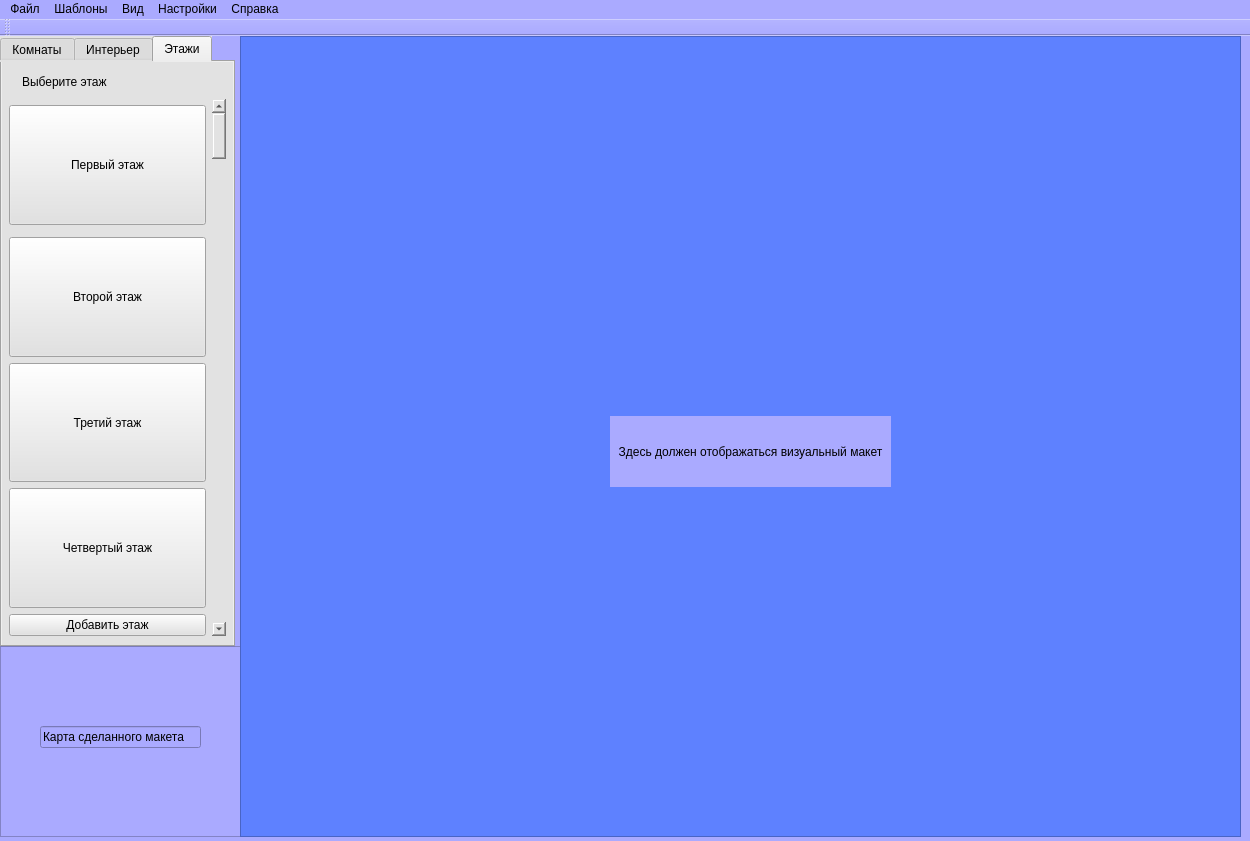
<?xml version="1.0" encoding="UTF-8"?>
<ui version="4.0">
 <class>QtGuiInteriorClass</class>
 <widget class="QMainWindow" name="QtGuiInteriorClass">
  <property name="geometry">
   <rect>
    <x>0</x>
    <y>0</y>
    <width>1250</width>
    <height>841</height>
   </rect>
  </property>
  <property name="sizePolicy">
   <sizepolicy hsizetype="Preferred" vsizetype="MinimumExpanding">
    <horstretch>0</horstretch>
    <verstretch>3</verstretch>
   </sizepolicy>
  </property>
  <property name="windowTitle">
   <string>QtGuiInterior</string>
  </property>
  <property name="styleSheet">
   <string notr="true">background-color: rgb(170, 170, 255);</string>
  </property>
  <widget class="QWidget" name="centralWidget">
   <widget class="QTabWidget" name="tabWidget">
    <property name="geometry">
     <rect>
      <x>0</x>
      <y>0</y>
      <width>235</width>
      <height>611</height>
     </rect>
    </property>
    <property name="styleSheet">
     <string notr="true">background-color: rgb(226, 226, 226);</string>
    </property>
    <property name="currentIndex">
     <number>2</number>
    </property>
    <widget class="QWidget" name="tab_3">
     <attribute name="title">
      <string>Комнаты</string>
     </attribute>
     <widget class="QLabel" name="label">
      <property name="geometry">
       <rect>
        <x>10</x>
        <y>10</y>
        <width>211</width>
        <height>16</height>
       </rect>
      </property>
      <property name="text">
       <string>Выберите комнату, чтобы добавить</string>
      </property>
     </widget>
     <widget class="QWidget" name="gridLayoutWidget">
      <property name="geometry">
       <rect>
        <x>0</x>
        <y>30</y>
        <width>235</width>
        <height>551</height>
       </rect>
      </property>
      <layout class="QGridLayout" name="gridLayout">
       <property name="leftMargin">
        <number>7</number>
       </property>
       <property name="topMargin">
        <number>7</number>
       </property>
       <property name="rightMargin">
        <number>7</number>
       </property>
       <property name="bottomMargin">
        <number>7</number>
       </property>
       <property name="spacing">
        <number>7</number>
       </property>
       <item row="0" column="1">
        <widget class="QPushButton" name="pushButton_2">
         <property name="sizePolicy">
          <sizepolicy hsizetype="Minimum" vsizetype="Minimum">
           <horstretch>0</horstretch>
           <verstretch>0</verstretch>
          </sizepolicy>
         </property>
         <property name="text">
          <string>Комната 2</string>
         </property>
        </widget>
       </item>
       <item row="1" column="0">
        <widget class="QPushButton" name="pushButton_3">
         <property name="sizePolicy">
          <sizepolicy hsizetype="Minimum" vsizetype="Expanding">
           <horstretch>0</horstretch>
           <verstretch>0</verstretch>
          </sizepolicy>
         </property>
         <property name="text">
          <string>Комната 3</string>
         </property>
        </widget>
       </item>
       <item row="3" column="0">
        <widget class="QPushButton" name="pushButton_7">
         <property name="sizePolicy">
          <sizepolicy hsizetype="Minimum" vsizetype="Expanding">
           <horstretch>0</horstretch>
           <verstretch>0</verstretch>
          </sizepolicy>
         </property>
         <property name="text">
          <string>Комната 7</string>
         </property>
        </widget>
       </item>
       <item row="2" column="1">
        <widget class="QPushButton" name="pushButton_6">
         <property name="sizePolicy">
          <sizepolicy hsizetype="Minimum" vsizetype="Expanding">
           <horstretch>0</horstretch>
           <verstretch>0</verstretch>
          </sizepolicy>
         </property>
         <property name="text">
          <string>Комната 6</string>
         </property>
        </widget>
       </item>
       <item row="2" column="0">
        <widget class="QPushButton" name="pushButton_5">
         <property name="sizePolicy">
          <sizepolicy hsizetype="Minimum" vsizetype="Expanding">
           <horstretch>0</horstretch>
           <verstretch>0</verstretch>
          </sizepolicy>
         </property>
         <property name="text">
          <string>Комната 5</string>
         </property>
        </widget>
       </item>
       <item row="3" column="1">
        <widget class="QPushButton" name="pushButton_8">
         <property name="sizePolicy">
          <sizepolicy hsizetype="Minimum" vsizetype="Expanding">
           <horstretch>0</horstretch>
           <verstretch>0</verstretch>
          </sizepolicy>
         </property>
         <property name="text">
          <string>Комната 8</string>
         </property>
        </widget>
       </item>
       <item row="0" column="0">
        <widget class="QPushButton" name="pushButton">
         <property name="sizePolicy">
          <sizepolicy hsizetype="Minimum" vsizetype="MinimumExpanding">
           <horstretch>0</horstretch>
           <verstretch>0</verstretch>
          </sizepolicy>
         </property>
         <property name="baseSize">
          <size>
           <width>0</width>
           <height>0</height>
          </size>
         </property>
         <property name="mouseTracking">
          <bool>false</bool>
         </property>
         <property name="tabletTracking">
          <bool>false</bool>
         </property>
         <property name="text">
          <string>Комната 1</string>
         </property>
         <property name="autoDefault">
          <bool>false</bool>
         </property>
         <property name="default">
          <bool>false</bool>
         </property>
         <property name="flat">
          <bool>false</bool>
         </property>
        </widget>
       </item>
       <item row="1" column="1">
        <widget class="QPushButton" name="pushButton_4">
         <property name="sizePolicy">
          <sizepolicy hsizetype="Minimum" vsizetype="Expanding">
           <horstretch>0</horstretch>
           <verstretch>0</verstretch>
          </sizepolicy>
         </property>
         <property name="text">
          <string>Комната 4</string>
         </property>
        </widget>
       </item>
       <item row="0" column="2" rowspan="4">
        <widget class="QScrollBar" name="verticalScrollBar_2">
         <property name="sizePolicy">
          <sizepolicy hsizetype="Minimum" vsizetype="Minimum">
           <horstretch>0</horstretch>
           <verstretch>0</verstretch>
          </sizepolicy>
         </property>
         <property name="orientation">
          <enum>Qt::Vertical</enum>
         </property>
        </widget>
       </item>
      </layout>
     </widget>
    </widget>
    <widget class="QWidget" name="tab_4">
     <attribute name="title">
      <string>Интерьер</string>
     </attribute>
     <widget class="QWidget" name="gridLayoutWidget_2">
      <property name="geometry">
       <rect>
        <x>0</x>
        <y>30</y>
        <width>235</width>
        <height>551</height>
       </rect>
      </property>
      <layout class="QGridLayout" name="gridLayout_4">
       <property name="leftMargin">
        <number>7</number>
       </property>
       <property name="topMargin">
        <number>7</number>
       </property>
       <property name="rightMargin">
        <number>7</number>
       </property>
       <property name="bottomMargin">
        <number>7</number>
       </property>
       <property name="spacing">
        <number>7</number>
       </property>
       <item row="0" column="1">
        <widget class="QPushButton" name="pushButton_25">
         <property name="sizePolicy">
          <sizepolicy hsizetype="Minimum" vsizetype="Minimum">
           <horstretch>0</horstretch>
           <verstretch>0</verstretch>
          </sizepolicy>
         </property>
         <property name="text">
          <string>Предмет 2</string>
         </property>
        </widget>
       </item>
       <item row="2" column="1">
        <widget class="QPushButton" name="pushButton_27">
         <property name="sizePolicy">
          <sizepolicy hsizetype="Minimum" vsizetype="Expanding">
           <horstretch>0</horstretch>
           <verstretch>0</verstretch>
          </sizepolicy>
         </property>
         <property name="text">
          <string>Предмет 6</string>
         </property>
        </widget>
       </item>
       <item row="0" column="0">
        <widget class="QPushButton" name="pushButton_29">
         <property name="sizePolicy">
          <sizepolicy hsizetype="Minimum" vsizetype="MinimumExpanding">
           <horstretch>0</horstretch>
           <verstretch>0</verstretch>
          </sizepolicy>
         </property>
         <property name="baseSize">
          <size>
           <width>0</width>
           <height>0</height>
          </size>
         </property>
         <property name="mouseTracking">
          <bool>false</bool>
         </property>
         <property name="tabletTracking">
          <bool>false</bool>
         </property>
         <property name="text">
          <string>Предмет 1</string>
         </property>
         <property name="autoDefault">
          <bool>false</bool>
         </property>
         <property name="default">
          <bool>false</bool>
         </property>
         <property name="flat">
          <bool>false</bool>
         </property>
        </widget>
       </item>
       <item row="1" column="1">
        <widget class="QPushButton" name="pushButton_30">
         <property name="sizePolicy">
          <sizepolicy hsizetype="Minimum" vsizetype="Expanding">
           <horstretch>0</horstretch>
           <verstretch>0</verstretch>
          </sizepolicy>
         </property>
         <property name="text">
          <string>Предмет 4</string>
         </property>
        </widget>
       </item>
       <item row="3" column="0">
        <widget class="QPushButton" name="pushButton_31">
         <property name="sizePolicy">
          <sizepolicy hsizetype="Minimum" vsizetype="Expanding">
           <horstretch>0</horstretch>
           <verstretch>0</verstretch>
          </sizepolicy>
         </property>
         <property name="text">
          <string>Предмет 7</string>
         </property>
        </widget>
       </item>
       <item row="3" column="1">
        <widget class="QPushButton" name="pushButton_32">
         <property name="sizePolicy">
          <sizepolicy hsizetype="Minimum" vsizetype="Expanding">
           <horstretch>0</horstretch>
           <verstretch>0</verstretch>
          </sizepolicy>
         </property>
         <property name="text">
          <string>Предмет 8</string>
         </property>
        </widget>
       </item>
       <item row="1" column="0">
        <widget class="QPushButton" name="pushButton_26">
         <property name="sizePolicy">
          <sizepolicy hsizetype="Minimum" vsizetype="Expanding">
           <horstretch>0</horstretch>
           <verstretch>0</verstretch>
          </sizepolicy>
         </property>
         <property name="text">
          <string>Предмет 3</string>
         </property>
        </widget>
       </item>
       <item row="2" column="0">
        <widget class="QPushButton" name="pushButton_28">
         <property name="sizePolicy">
          <sizepolicy hsizetype="Minimum" vsizetype="Expanding">
           <horstretch>0</horstretch>
           <verstretch>0</verstretch>
          </sizepolicy>
         </property>
         <property name="text">
          <string>Предмет 5</string>
         </property>
        </widget>
       </item>
       <item row="0" column="2" rowspan="4">
        <widget class="QScrollBar" name="verticalScrollBar">
         <property name="sizePolicy">
          <sizepolicy hsizetype="Minimum" vsizetype="Minimum">
           <horstretch>0</horstretch>
           <verstretch>0</verstretch>
          </sizepolicy>
         </property>
         <property name="orientation">
          <enum>Qt::Vertical</enum>
         </property>
        </widget>
       </item>
      </layout>
     </widget>
     <widget class="QLabel" name="label_3">
      <property name="geometry">
       <rect>
        <x>10</x>
        <y>10</y>
        <width>221</width>
        <height>20</height>
       </rect>
      </property>
      <property name="text">
       <string>Выберите предмет, чтобы добавить</string>
      </property>
     </widget>
    </widget>
    <widget class="QWidget" name="tab_5">
     <attribute name="title">
      <string>Этажи</string>
     </attribute>
     <widget class="QLabel" name="label_4">
      <property name="geometry">
       <rect>
        <x>20</x>
        <y>10</y>
        <width>101</width>
        <height>20</height>
       </rect>
      </property>
      <property name="text">
       <string>Выберите этаж</string>
      </property>
     </widget>
     <widget class="QWidget" name="verticalLayoutWidget">
      <property name="geometry">
       <rect>
        <x>0</x>
        <y>30</y>
        <width>231</width>
        <height>551</height>
       </rect>
      </property>
      <layout class="QGridLayout" name="gridLayout_5">
       <property name="leftMargin">
        <number>7</number>
       </property>
       <property name="topMargin">
        <number>7</number>
       </property>
       <property name="rightMargin">
        <number>7</number>
       </property>
       <property name="bottomMargin">
        <number>7</number>
       </property>
       <item row="3" column="0">
        <widget class="QPushButton" name="pushButton_35">
         <property name="sizePolicy">
          <sizepolicy hsizetype="Minimum" vsizetype="Expanding">
           <horstretch>0</horstretch>
           <verstretch>0</verstretch>
          </sizepolicy>
         </property>
         <property name="text">
          <string>Второй этаж</string>
         </property>
        </widget>
       </item>
       <item row="5" column="0">
        <widget class="QPushButton" name="pushButton_36">
         <property name="sizePolicy">
          <sizepolicy hsizetype="Minimum" vsizetype="Expanding">
           <horstretch>0</horstretch>
           <verstretch>0</verstretch>
          </sizepolicy>
         </property>
         <property name="text">
          <string>Четвертый этаж</string>
         </property>
        </widget>
       </item>
       <item row="4" column="0">
        <widget class="QPushButton" name="pushButton_33">
         <property name="sizePolicy">
          <sizepolicy hsizetype="Minimum" vsizetype="Expanding">
           <horstretch>0</horstretch>
           <verstretch>0</verstretch>
          </sizepolicy>
         </property>
         <property name="text">
          <string>Третий этаж</string>
         </property>
        </widget>
       </item>
       <item row="1" column="0">
        <widget class="QPushButton" name="pushButton_34">
         <property name="sizePolicy">
          <sizepolicy hsizetype="Minimum" vsizetype="Expanding">
           <horstretch>0</horstretch>
           <verstretch>0</verstretch>
          </sizepolicy>
         </property>
         <property name="text">
          <string>Первый этаж</string>
         </property>
        </widget>
       </item>
       <item row="0" column="1" rowspan="7">
        <widget class="QScrollBar" name="verticalScrollBar_3">
         <property name="sizePolicy">
          <sizepolicy hsizetype="Fixed" vsizetype="Expanding">
           <horstretch>0</horstretch>
           <verstretch>0</verstretch>
          </sizepolicy>
         </property>
         <property name="orientation">
          <enum>Qt::Vertical</enum>
         </property>
        </widget>
       </item>
       <item row="6" column="0">
        <widget class="QPushButton" name="pushButton_37">
         <property name="text">
          <string>Добавить этаж</string>
         </property>
        </widget>
       </item>
      </layout>
     </widget>
    </widget>
   </widget>
   <widget class="QGraphicsView" name="graphicsView">
    <property name="geometry">
     <rect>
      <x>240</x>
      <y>0</y>
      <width>1001</width>
      <height>801</height>
     </rect>
    </property>
    <property name="styleSheet">
     <string notr="true">background-color: rgb(94, 129, 255);</string>
    </property>
   </widget>
   <widget class="QLabel" name="label_2">
    <property name="geometry">
     <rect>
      <x>610</x>
      <y>380</y>
      <width>281</width>
      <height>71</height>
     </rect>
    </property>
    <property name="layoutDirection">
     <enum>Qt::LeftToRight</enum>
    </property>
    <property name="text">
     <string>Здесь должен отображаться визуальный макет</string>
    </property>
    <property name="alignment">
     <set>Qt::AlignCenter</set>
    </property>
    <property name="wordWrap">
     <bool>true</bool>
    </property>
   </widget>
   <widget class="QLineEdit" name="lineEdit">
    <property name="geometry">
     <rect>
      <x>40</x>
      <y>690</y>
      <width>161</width>
      <height>22</height>
     </rect>
    </property>
    <property name="text">
     <string>Карта сделанного макета</string>
    </property>
   </widget>
   <widget class="QGraphicsView" name="graphicsView_2">
    <property name="geometry">
     <rect>
      <x>0</x>
      <y>610</y>
      <width>241</width>
      <height>191</height>
     </rect>
    </property>
   </widget>
   <zorder>graphicsView_2</zorder>
   <zorder>tabWidget</zorder>
   <zorder>graphicsView</zorder>
   <zorder>label_2</zorder>
   <zorder>lineEdit</zorder>
  </widget>
  <widget class="QToolBar" name="mainToolBar">
   <property name="autoFillBackground">
    <bool>false</bool>
   </property>
   <attribute name="toolBarArea">
    <enum>TopToolBarArea</enum>
   </attribute>
   <attribute name="toolBarBreak">
    <bool>false</bool>
   </attribute>
  </widget>
  <widget class="QMenuBar" name="menuBar">
   <property name="geometry">
    <rect>
     <x>0</x>
     <y>0</y>
     <width>1250</width>
     <height>26</height>
    </rect>
   </property>
   <widget class="QMenu" name="menu">
    <property name="title">
     <string>Файл</string>
    </property>
    <addaction name="action_3"/>
    <addaction name="action_2"/>
    <addaction name="action"/>
    <addaction name="action_4"/>
    <addaction name="action_5"/>
    <addaction name="separator"/>
    <addaction name="action_8"/>
   </widget>
   <widget class="QMenu" name="menu_2">
    <property name="title">
     <string>Шаблоны</string>
    </property>
    <addaction name="action_11"/>
   </widget>
   <widget class="QMenu" name="menu_3">
    <property name="title">
     <string>Настройки</string>
    </property>
    <addaction name="action_9"/>
    <addaction name="action_10"/>
   </widget>
   <widget class="QMenu" name="menu_4">
    <property name="title">
     <string>Справка</string>
    </property>
   </widget>
   <widget class="QMenu" name="menu_5">
    <property name="title">
     <string>Вид</string>
    </property>
    <addaction name="action_12"/>
    <addaction name="action_13"/>
   </widget>
   <addaction name="menu"/>
   <addaction name="menu_2"/>
   <addaction name="menu_5"/>
   <addaction name="menu_3"/>
   <addaction name="menu_4"/>
  </widget>
  <action name="action">
   <property name="text">
    <string>Сохранить</string>
   </property>
  </action>
  <action name="action_2">
   <property name="text">
    <string>Открыть</string>
   </property>
  </action>
  <action name="action_3">
   <property name="text">
    <string>Новый файл</string>
   </property>
  </action>
  <action name="action_4">
   <property name="text">
    <string>Сохранить как</string>
   </property>
  </action>
  <action name="action_5">
   <property name="text">
    <string>Сохранить как шаблон</string>
   </property>
  </action>
  <action name="action_7">
   <property name="text">
    <string>Закрыть</string>
   </property>
  </action>
  <action name="action_8">
   <property name="text">
    <string>Выход</string>
   </property>
  </action>
  <action name="action_9">
   <property name="text">
    <string>Настройки...</string>
   </property>
  </action>
  <action name="action_10">
   <property name="text">
    <string>Добавить элементы интерьера</string>
   </property>
  </action>
  <action name="action_11">
   <property name="text">
    <string>Добавить шаблон</string>
   </property>
  </action>
  <action name="action_12">
   <property name="text">
    <string>Панель инструментов</string>
   </property>
  </action>
  <action name="action_13">
   <property name="text">
    <string>Панель интерьера</string>
   </property>
  </action>
 </widget>
 <layoutdefault spacing="6" margin="11"/>
 <resources>
  <include location="QtGuiInterior.qrc"/>
 </resources>
 <connections/>
</ui>
